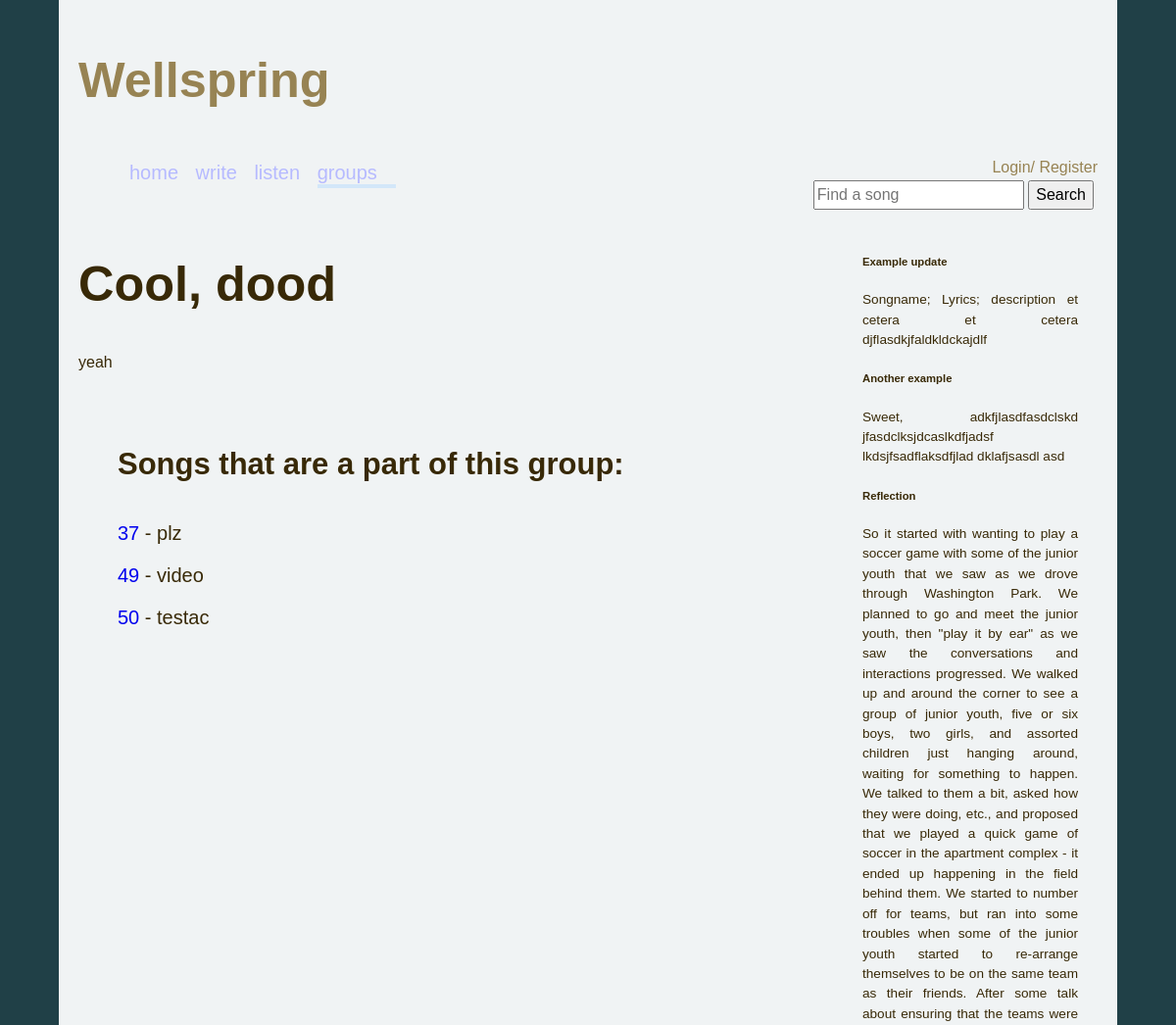
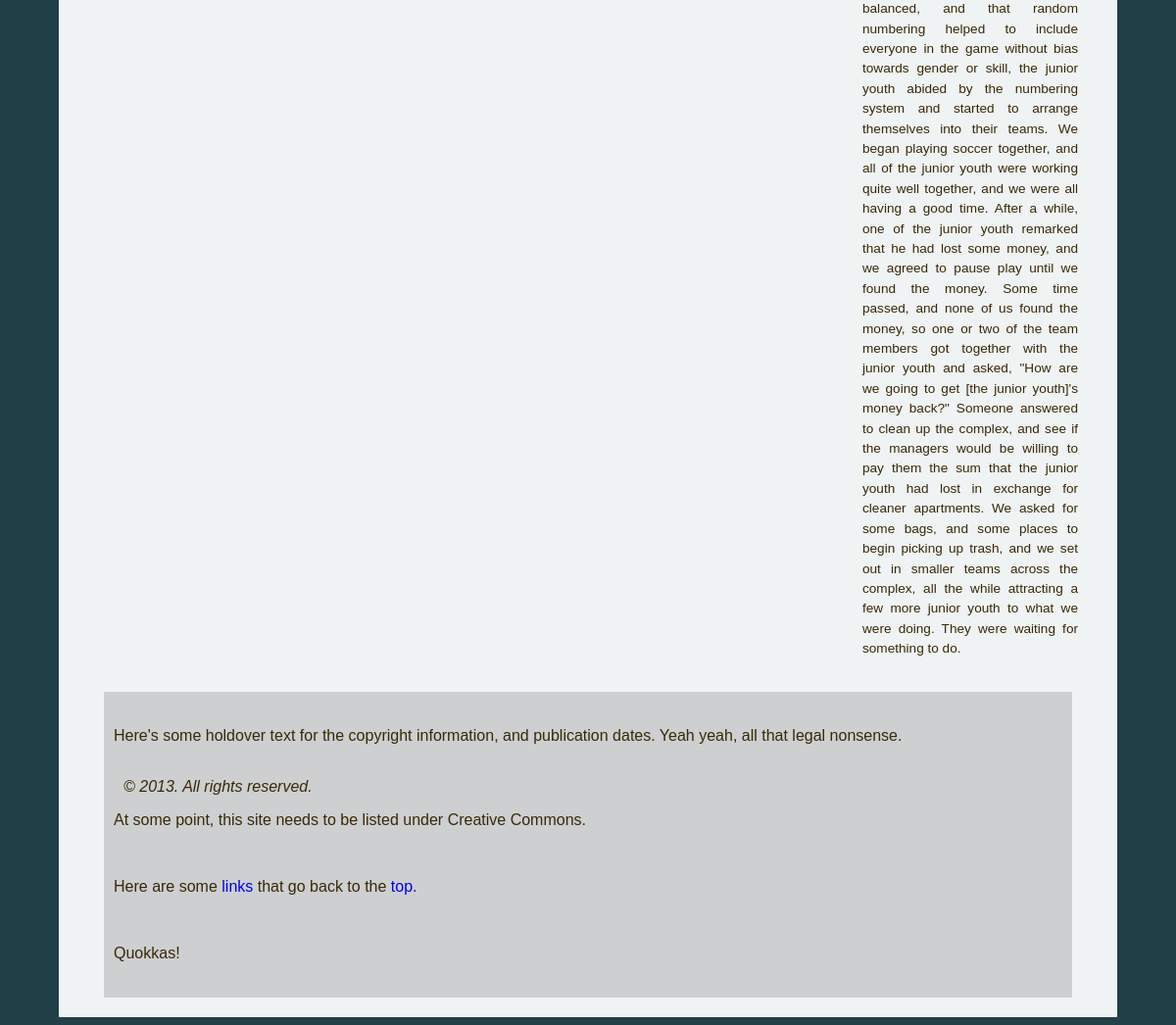
Page /group/view.php?group_id=9 on the committed database (2 pictures, top to bottom).
### tables this page shows
CREATE TABLE IF NOT EXISTS `groups` (
  `group_id` int(255) unsigned NOT NULL AUTO_INCREMENT,
  `group_name` varchar(40) NOT NULL,
  `group_desc` text NOT NULL,
  `type` tinyint(4) NOT NULL,
  `user_id` int(255) unsigned NOT NULL,
  PRIMARY KEY (`group_id`),
  KEY `user_id` (`user_id`),
  KEY `type` (`type`)
);

CREATE TABLE IF NOT EXISTS `groups_lookup` (
  `lookup_id` int(10) unsigned NOT NULL AUTO_INCREMENT,
  `group_id` int(255) unsigned NOT NULL,
  `song_id` int(255) unsigned NOT NULL,
  `user_id` int(255) unsigned NOT NULL,
  PRIMARY KEY (`lookup_id`),
  KEY `group_id` (`group_id`),
  KEY `song_id` (`song_id`),
  KEY `user_id` (`user_id`)
);

CREATE TABLE IF NOT EXISTS `songs_meta` (
  `song_id` int(255) unsigned NOT NULL AUTO_INCREMENT,
  `song_name` varchar(100) NOT NULL,
  `user_id` int(255) unsigned NOT NULL DEFAULT '0',
  `lyrics` text NOT NULL,
  `song_desc` text,
  `postdate` datetime NOT NULL,
  `timestamp` timestamp NOT NULL DEFAULT CURRENT_TIMESTAMP ON UPDATE CURRENT_TIMESTAMP,
  PRIMARY KEY (`song_id`),
  UNIQUE KEY `song_name` (`song_name`),
  KEY `user_id` (`user_id`)
);

### group/view.php (called while the page is built, shortened)
<?php
require_once('../lib/init.php');
$STH = new StatementHandler($PDO);
$s = new SongManager($STH);
if (Input::get('group_id')){
    $i = Input::get('group_id');
    $check = $s->exists($i, 'group');
    if ($check){
        $view = $s->viewGroup(escape(Input::get('group_id')), TRUE);
        require_once(Config::get('root/content') . 'template/template.php');
    } else {
        Input::put('resource', 'group');
        $t = new Template("404 | Group View", array('main'), 'errors/404.php', '404, that group could not be found.', array('view'));
        require_once(Config::get('root/content') . 'template/template.php');
    }
} else {
    $t = new Template('Groups', array('main', 'song'), 'view_group_content.php', 'View a group in the Wellspring database!',array('view'));
    require_once(Config::get('root/content') . 'template/template.php');
}
?>

### lib/classes/Input.php (called while the page is built, shortened)
<?php
class Input {
    public static function get($item){
        if (isset($_POST[$item])){
            return $_POST[$item];
        } elseif (isset($_GET[$item])){
            return $_GET[$item];
        } elseif (isset($_FILES[$item])){
            return $_FILES[$item];
        }
        return NULL;
    }
}
?>

### lib/functions.php (called while the page is built, shortened)
<?php
function escape ($data){
    return mysql_real_escape_string($data);
}
?>

### lib/classes/SongManager.php (called while the page is built, shortened)
<?php
class SongManager {
    protected $STH;
    private $_prepare,
            $_errors = array(),
            $_user_id,
            $_fields = array(),
            $_where = array(),
            $_orderby = array(),
            $_join = array();
    public function __construct(StatementHandler $STH, $user_id = 0){
        $this->STH = $STH;
    }
    public function getHandler(){
        return $this->STH;
    }
    public function getFields(){
        return $this->_fields;
    }
    public function getWhere(){
        return $this->_where;
    }
    public function getOrderBy(){
        return $this->_orderby;
    }
    public function getJoin(){
        return $this->_join;
    }
    public function clearView(){
        $this->_fields = array();
        $this->_where = array();
        $this->_orderby = array();
        $this->_join = array();
    }
    private function generateView($view = 'text', $sortby = '', $exclusive = FALSE){
        switch ($view){
            case ('text'):
                $this->_fields = array('song_name', 'song_desc', 'lyrics', 'song_id');
                $this->_where = array('song_id', '=', ':song_id');
                $this->_join = array();
                break;
        }
        switch ($sortby){
            case(''):
                $this->_orderby = array();
                break;
        }
    }
    public function exists($id, $type = 'song'){
        $STH = $this->getHandler();
        switch ($type){
            case('group'):
                $STH->get('groups', '*', array('group_id' => $id), array('group_id', '=', ':group_id'));
                break;
        }
        $results = $STH->getResults();
        if (empty($results)){
            return FALSE;
        } else {
            return TRUE;
        }
    }
    public function viewSong($song_id, $view = "text", $sortby = ''){
        $STH = $this->getHandler();
        if ($view == 'media'){
            $table = 'media';
        } else {
            $table = 'songs_meta';
        }
        $fields = $this->getFields();
        $where = $this->getWhere();
        $orderby = $this->getOrderBy();
        $join = $this->getJoin();
        $values = array(':song_id' => $song_id);
        $STH->get($table, $fields, $values, $where, $orderby, $join);
        $results = $STH->getResults();
        if (count($results) == 1){
            return $results[0];
        } else {
            return $results;
        }
    }
    public function viewGroup($group_id, $members = FALSE, $songIdOnly = TRUE, $typeDescription = FALSE){
        $STH = $this->getHandler();
        $table = 'groups';
        $fields = '*';
        if ($typeDescription){
            $fields = array('group_id', 'group_name', 'group_desc', 'user_id');
            $type = $STH->get('group_type', '*')->getResults();
            $join = array(array('join_table' => 'group_type',
                                'primary_key' => 'groups.type',
                                'join_key' => 'group_type.type_id',
                                'fields' => array('type_name', 'type_desc')));
        } else {
            $join = array();
        }
        if (is_array($group_id)){
            foreach ($group_id as $key => $id){
                $values = array(':group_id' => $id);
                $where = array('group_id', '=', ':group_id');
                $res[$key] = $STH->get($table, $fields, $values, $where, array(), $join)->getResults();
                if (count($res[$key]) == 1){
                    $res[$key] = $res[$key][0];
                }
                if ($members){
                    $table = 'groups_lookup';
                    if ($songIdOnly = TRUE){
                        $fields = array('song_id');
                    }
                    $res[$key]['members'] = $STH->get($table, $fields, $values, $where)->getResults();
                }
            }
        } else {
            $values = array(':group_id' => $group_id);
            $where = array('group_id', '=', ':group_id');
            $res = $STH->get($table, $fields, $values, $where, array(), $join)->getResults();
            if (count($res) == 1){
                $res = $res[0];
            }
            if ($members){
                $table = 'groups_lookup';
                if ($songIdOnly = TRUE){
                    $fields = array('song_id');
                }
                $res['members'] = $STH->get($table, $fields, $values, $where)->getResults();
            }
        }
        return $res;
    }
}
?>

### lib/classes/StatementHandler.php (called while the page is built, shortened)
<?php
class StatementHandler {
    protected $PDO;
    private $_errors = array(),
            $_results,
            $_bindparam = array(),
            $_count;
    public function __construct(PDO $PDO){
        $this->PDO = $PDO;
    }
    private function clearResults(){
        $this->_results = array();
    }
    public function getResults(){
        if ($this->_results){
            return $this->_results;
        } else {
            return NULL;
        }
    }
    public function begin(){
        $this->PDO->beginTransaction();
        return $this;
    }
    public function commit(){
        $this->PDO->commit();
        return $this;
    }
    public function query($sql, $values = array(), $fetch = FALSE, $table = ''){
        if ($sth = $this->PDO->prepare($sql)){
            if (!empty($values)){
                $sth->execute($values);
                if ($fetch){
                    $this->_results = $sth->fetchAll();
                }
            }
        } else {
            $this->addError('There was an error preparing the database statment.');
        }
    }
    public function get($table, $fields = array(), $values = array(), $where = array(), $orderby = array(), $join = array(), $extra = ''){
        $operators = array("=", "<", ">", "<=", ">=");
        $sql = "SELECT ";
        if ($fields === '*'){
            $sql .= $fields;
        } elseif (is_string($fields)) {
            $sql .= "`". $fields ."`";
        } else {
            foreach($fields as $field){
                $sql .= "`$table`.`$field`, ";
            }
            $sql = substr($sql, 0, -2). " ";
        }
        $sql .= "FROM `$table`";
        if (!empty($where) && count(array_intersect($operators, $where)) > 0){
            $sql .= " WHERE ";
            $wheres = implode(" ", $where);
            $sql .= $wheres;
        }
        $sql .= " ". $extra;
        $sql .= ";";
        $this->query($sql, $values, TRUE);
        return $this;
    }
}
?>

### lib/content/view_group_basic.php (the view, shortened to what this page needs)
<?php
$name = $view['group_name'];
$desc = $view['group_desc'];
$members = $view['members'];
$STH = new StatementHandler($PDO);
$SM = new SongManager($STH);
?>
<h2><?=$name?></h2>
<p><?=$desc?></p>
<?php
if ($members){
    echo "<ul><legend><h4>Songs that are a part of this group:</h4></legend>";
    foreach ($members as $key => $song_id){
        $view = $SM->viewSong($song_id['song_id'], 'text');
        echo "<li><p><a href=\"song/view.php?song_id=". $view['song_id'] ."\">". $view['song_id']. "</a> - ";
        echo $view['song_name'] ."</p></li>";
    }
    echo "</ul>";
}
?>

### rows in the picture
groups: group_name "Cool, dood", group_desc "yeah"
groups_lookup: song.song_id "37", song.song_name "plz"
groups_lookup: song.song_id "49", song.song_name "video"
groups_lookup: song.song_id "50", song.song_name "testac"
